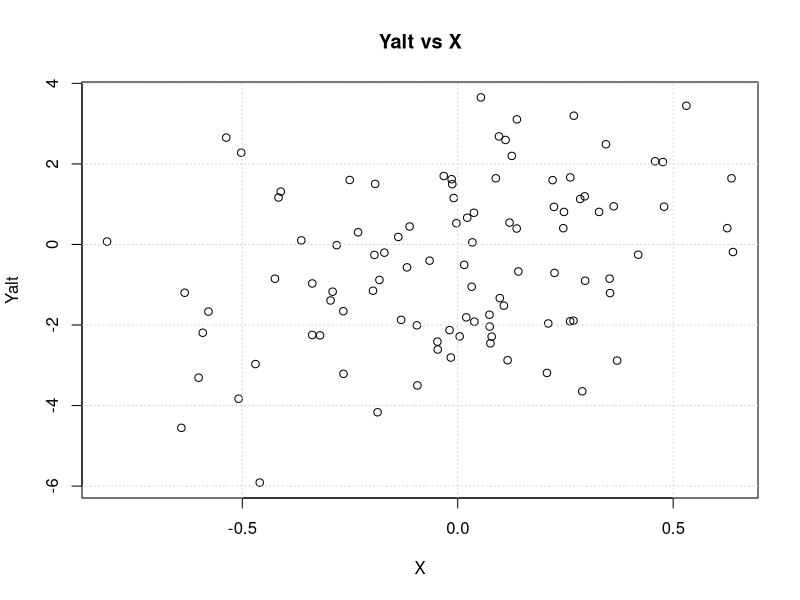
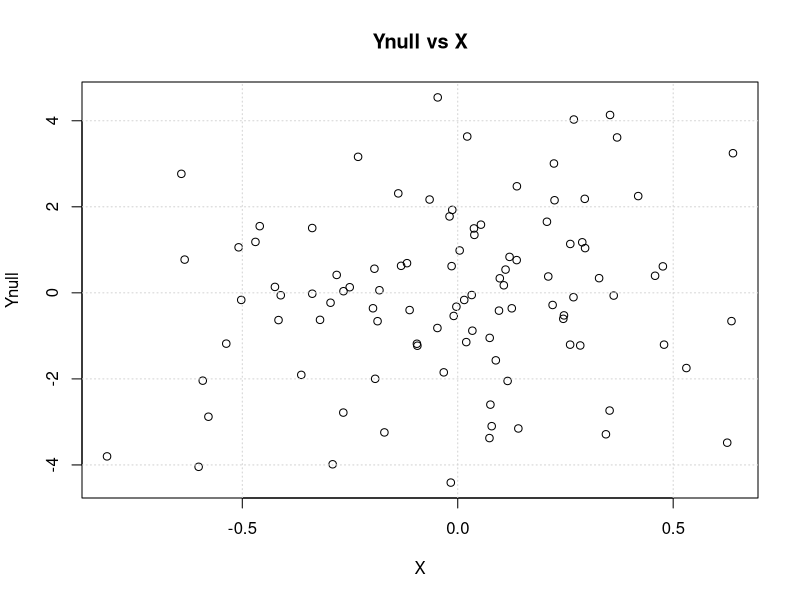
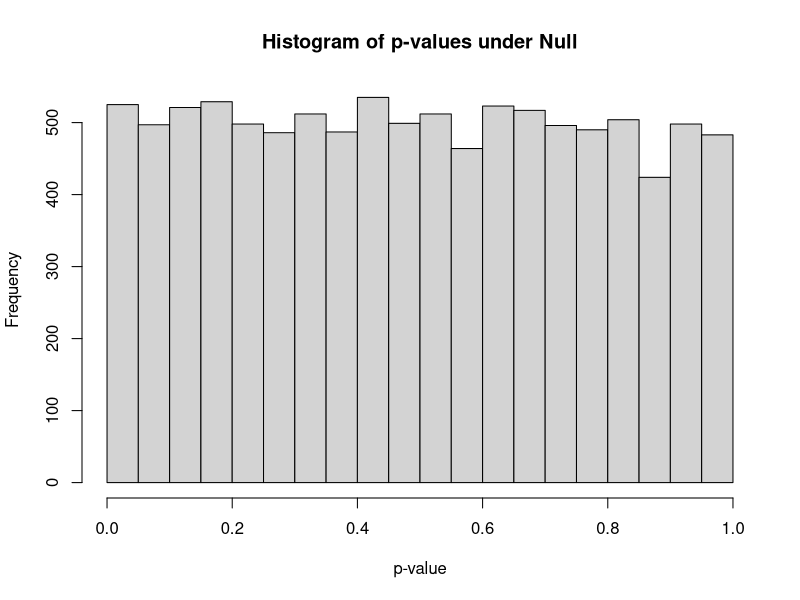
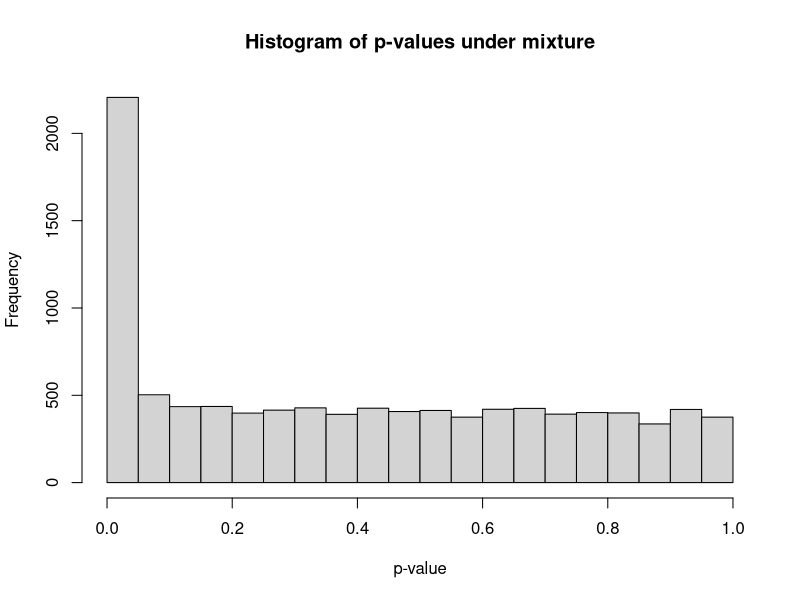
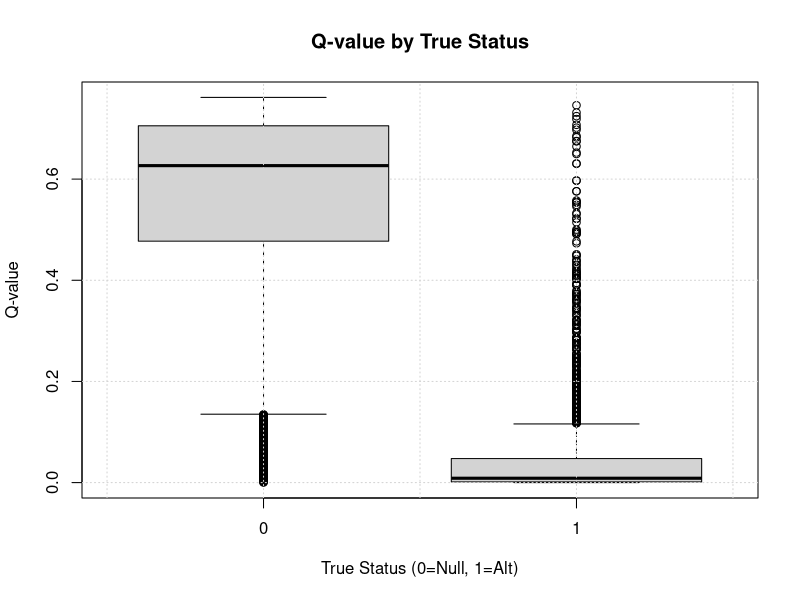
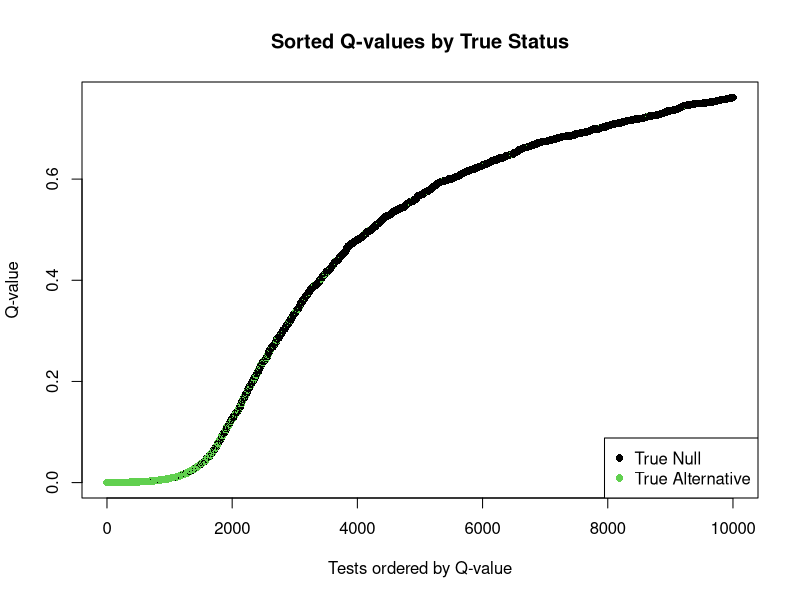
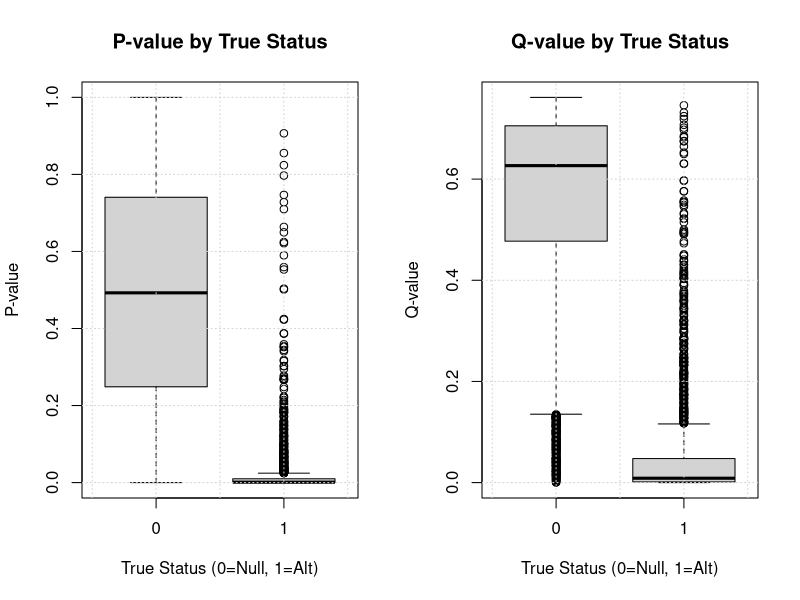
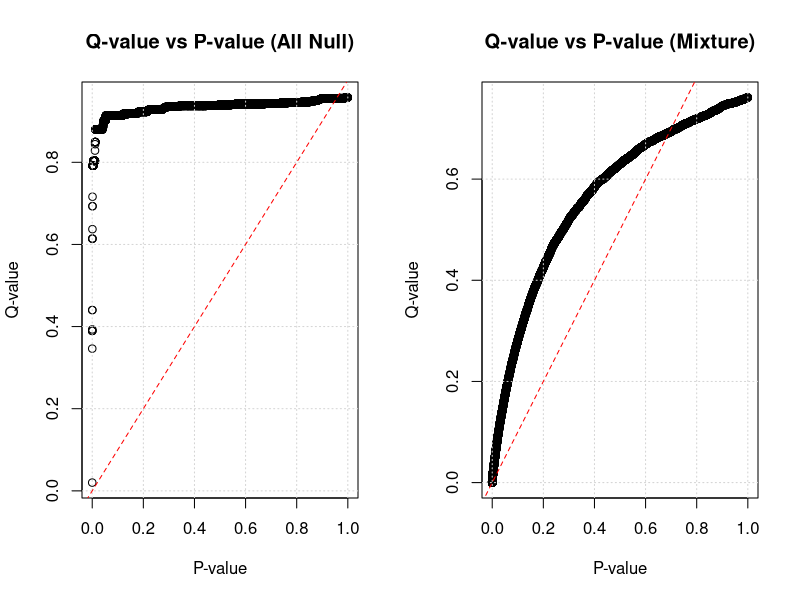

Reproduce these figures in R, in order.
## ---- chunk 1
# Ensure necessary packages are loaded silently if needed later
# library(qvalue) 
# library(knitr)
# Set seed for reproducibility if desired globally
set.seed(20210108) 
## ---- chunk 2
# Parameters
nsamp = 100     # Number of samples
beta = 2        # Effect size for the alternative hypothesis
h2 = 0.1        # Proportion of variance in Yalt explained by X (related to signal strength)
sig2X = h2      # Variance of X (scaled for simplicity here)
sig2epsi = (1 - h2) * beta^2 # Variance of the error term epsilon, ensuring desired h2
sigX = sqrt(sig2X) # Variance of X
sigepsi = sqrt(sig2epsi)

print(paste("Variance of X:", sig2X))
print(paste("Variance of Epsilon:", sig2epsi))
## ---- chunk 3
# Simulate predictor X and error term epsi
X = rnorm(nsamp, mean=0, sd= sigX) #simulating X with specified number of samples, mean and standard deviation
epsi = rnorm(nsamp, mean=0, sd=sigepsi) #simulating our error term epsilon with specified # of samples, mean and SD

# Generate Ynull (independent of X, here just sampling with variance related to beta for comparison)
Ynull = rnorm(nsamp, mean=0, sd=beta) 

# Calculate Yalt = X * beta + epsi
Yalt = X * beta + epsi
## ---- chunk 4
# Visualize Data
plot(X, Yalt, main="Yalt vs X"); grid()
plot(X, Ynull, main="Ynull vs X"); grid()
## ---- chunk 5
summary(lm(Ynull ~ X))
## ---- chunk 6
summary(lm(Yalt ~ X))
## ---- chunk 7
fastlm = function(xx,yy) {
  ## compute betahat (regression coef) and pvalue with Ftest
  ## for now it does not take covariates
  
  df1 = 2 # Degrees of freedom (DFs) for model with predictor
  df0 = 1 # DFs for null model (intercept only)
  ind = !is.na(xx) & !is.na(yy)
  xx = xx[ind]
  yy = yy[ind]
  n = sum(ind)
  
  #computing means of x and y 
  xbar = mean(xx)
  ybar = mean(yy)
  xx = xx - xbar # Center X
  yy = yy - ybar # Center Y
  
  # Sm of squares for X, y, and the cross-products of X and Y.
  SXX = sum( xx^2 )
  SYY = sum( yy^2 )
  SXY = sum( xx * yy )
  
  # Least squares slope estimate for simple linear regression
  betahat = SXY / SXX
  
  # RSS1 = Residual Sum of Squares for model Y ~ X
  RSS1 = sum( ( yy - xx * betahat )^2 ) 
  # RSS0 = Residual Sum of Squares for model Y ~ 1 (equivalent to total sum of squares of centered Y)
  RSS0 = SYY 
  
  # F-statistic comparing the two models
  fstat = ( ( RSS0 - RSS1 ) / ( df1 - df0 ) )  / ( RSS1 / ( n - df1 ) ) 
  # P-value from F-distribution (converting)
  pval = 1 - pf(fstat, df1 = ( df1 - df0 ), df2 = ( n - df1 )) 
  
  res = list(betahat = betahat, pval = pval)
  return(res)
}
## ---- chunk 8
nsim = 10000 # Number of simulations

# Simulate matrices: rows=samples, cols=simulations
Xmat = matrix(rnorm(nsim * nsamp, mean=0, sd= sigX), nsamp, nsim)
epsimat = matrix(rnorm(nsim * nsamp, mean=0, sd=sigepsi), nsamp, nsim)

# Generate Y matrices based on the formulas
Ymat_alt = Xmat * beta + epsimat 
Ymat_null = matrix(rnorm(nsim * nsamp, mean=0, sd=beta), nsamp, nsim) # Null Ys

# Check dimensions
dim(Ymat_null)
dim(Ymat_alt)

# Assign column names for reference
colnames(Ymat_null) = paste0("sim", 1:ncol(Ymat_null))
colnames(Ymat_alt) = colnames(Ymat_null)
## ---- chunk 9
pvec_null = rep(NA, nsim)
bvec_null = rep(NA, nsim)

for(ss in 1:nsim) {
  fit = fastlm(Xmat[,ss], Ymat_null[,ss])
  pvec_null[ss] = fit$pval  
  bvec_null[ss] = fit$betahat
}

summary(pvec_null)
## ---- chunk 10
hist(pvec_null, xlab="p-value", main="Histogram of p-values under Null", breaks=20)
## ---- chunk 11
sum(pvec_null < 0.05)
mean(pvec_null < 0.05)
## ---- chunk 12
BF_thres = 0.05 / nsim # Bonferroni significance threshold
print(paste("Bonferroni threshold:", BF_thres))

# Number of Bonferroni significant associations under the NULL
print(paste("Found under Null:", sum(pvec_null < BF_thres)))
print(paste("Proportion under Null:", mean(pvec_null < BF_thres)))
## ---- chunk 13
prop_alt = 0.20 # Define proportion of alternative Ys in the mixture

# Create a selection vector: 1 if alternative, 0 if null
selectvec = rbinom(nsim, 1, prop_alt) 
names(selectvec) = colnames(Ymat_alt) # Keep track
table(selectvec) # Show counts of null (0) vs alternative (1)

# Create the mixed Y matrix
# If selectvec[i] is 1, use Ymat_alt[,i]; if 0, use Ymat_null[,i]
Ymat_mix = sweep(Ymat_alt, 2, selectvec, FUN='*') + sweep(Ymat_null, 2, 1 - selectvec, FUN='*')
## ---- chunk 14
pvec_mix = rep(NA, nsim)
bvec_mix = rep(NA, nsim)

for(ss in 1:nsim) {
  fit = fastlm(Xmat[,ss], Ymat_mix[,ss])
  pvec_mix[ss] = fit$pval  
  bvec_mix[ss] = fit$betahat
}

summary(pvec_mix)
## ---- chunk 15
hist(pvec_mix, xlab="p-value", main="Histogram of p-values under mixture", breaks=20)
## ---- chunk 16
thres = 0.05
m_signif = sum(pvec_mix < thres)      # Observed number of significant associations
m_expected_null = thres * sum(selectvec == 0) # Expected number of FPs from nulls
m_expected_all_null = thres * nsim # Expected if *all* were null

print(paste("Observed significant (p<0.05):", m_signif))
print(paste("Expected false positives if all were null:", m_expected_all_null))
print(paste("Expected false positives from the actual nulls:", round(m_expected_null)))
## ---- chunk 17
# FDR = (Number of significant tests that are truly null) / (Total number of significant tests)
FP = sum(pvec_mix < thres & selectvec == 0) # False Positives
TP = sum(pvec_mix < thres & selectvec == 1) # True Positives
S = sum(pvec_mix < thres) # Total Significant (S = FP + TP)

FDR_sim = FP / S 
print(paste("Simulated FDR at p <", thres, ":", round(FDR_sim, 4)))
## ---- chunk 18
thres_01 = 0.01
FP_01 = sum(pvec_mix < thres_01 & selectvec == 0)
S_01 = sum(pvec_mix < thres_01)
FDR_sim_01 = FP_01 / S_01
print(paste("Simulated FDR at p < 0.01:", round(FDR_sim_01, 4)))
## ---- chunk 19
FP_bf = sum(pvec_mix < BF_thres & selectvec == 0)
S_bf = sum(pvec_mix < BF_thres)
FDR_sim_bf = ifelse(S_bf > 0, FP_bf / S_bf, 0) # Avoid division by zero
print(paste("Simulated FDR at Bonferroni p <", BF_thres, ":", round(FDR_sim_bf, 4)))
print(paste("Number significant at Bonferroni:", S_bf))
## ---- chunk 20
FN_bf = sum(pvec_mix >= BF_thres & selectvec == 1) # False Negatives
Total_Alt = sum(selectvec == 1) # Total true alternatives
FNR_sim_bf = FN_bf / Total_Alt
print(paste("Simulated FNR at Bonferroni p <", BF_thres, ":", round(FNR_sim_bf, 4)))
## ---- chunk 21
count_table = t(table(Significant = pvec_mix < 0.05, True_Status = selectvec))
# Reorder and rename for standard confusion matrix format
# Rows: True Status (0=Null, 1=Alt); Columns: Called Status (FALSE=Not Sig, TRUE=Sig)
conf_matrix = count_table[, c("FALSE", "TRUE")] 
colnames(conf_matrix) = c("Called Not Significant", "Called Significant")
rownames(conf_matrix) = c("Null True", "Alt True")

knitr::kable(conf_matrix, caption="Confusion Matrix at p < 0.05")

# Extracting values
TN = conf_matrix["Null True", "Called Not Significant"]
FP = conf_matrix["Null True", "Called Significant"]
FN = conf_matrix["Alt True", "Called Not Significant"]
TP = conf_matrix["Alt True", "Called Significant"]
print(paste("TN:", TN, " FP:", FP, " FN:", FN, " TP:", TP))
## ---- chunk 22
# Install qvalue package if you haven't already
# if (!requireNamespace("BiocManager", quietly = TRUE))
#    install.packages("BiocManager")
#BiocManager::install("qvalue")
## ---- chunk 23
library(qvalue)
## ---- chunk 24
# Calculate q-values for the mixed p-values
qres_mix = qvalue(pvec_mix)
qvec_mix = qres_mix$qvalues

# Also calculate for the null p-values for comparison
qres_null = qvalue(pvec_null)
qvec_null = qres_null$qvalues

summary(qvec_mix)
## ---- chunk 25
boxplot(qvec_mix ~ selectvec, main='Q-value by True Status', xlab="True Status (0=Null, 1=Alt)", ylab="Q-value")
grid()
## ---- chunk 26
ind = order(qvec_mix, decreasing=FALSE)
# Using selectvec*2 + 1 maps 0->1 (black) and 1->3 (green) for plotting colors
plot(sort(qvec_mix), col=selectvec[ind]*2 + 1, 
     pch=16, #selectvec[ind] + 1, 
     # lwd=selectvec[ind]*2 + 1,
     main="Sorted Q-values by True Status",
     xlab="Tests ordered by Q-value", ylab="Q-value")
legend("bottomright", legend=c("True Null", "True Alternative"), pch=16, col=c(1, 3))
## ---- chunk 27
par(mfrow=c(1,2))
boxplot(pvec_mix ~ selectvec, main='P-value by True Status', xlab="True Status (0=Null, 1=Alt)", ylab="P-value"); grid()
boxplot(qvec_mix ~ selectvec, main='Q-value by True Status', xlab="True Status (0=Null, 1=Alt)", ylab="Q-value"); grid()
par(mfrow=c(1,1))
## ---- chunk 28
par(mfrow=c(1,2))
plot(pvec_null, qvec_null, main='Q-value vs P-value (All Null)', xlab="P-value", ylab="Q-value"); grid(); abline(0,1,col='red',lty=2)
plot(pvec_mix, qvec_mix, main='Q-value vs P-value (Mixture)', xlab="P-value", ylab="Q-value"); grid(); abline(0,1,col='red',lty=2)
par(mfrow=c(1,1))
## ---- chunk 29
# Estimated pi0 when all tests were truly null
print(paste("Estimated pi0 (all null):", round(qres_null$pi0, 4)))

# Estimated pi0 for the mixed data
print(paste("Estimated pi0 (mixture):", round(qres_mix$pi0, 4)))

# True proportion used in simulation
print(paste("True pi0 used:", 1 - prop_alt))
